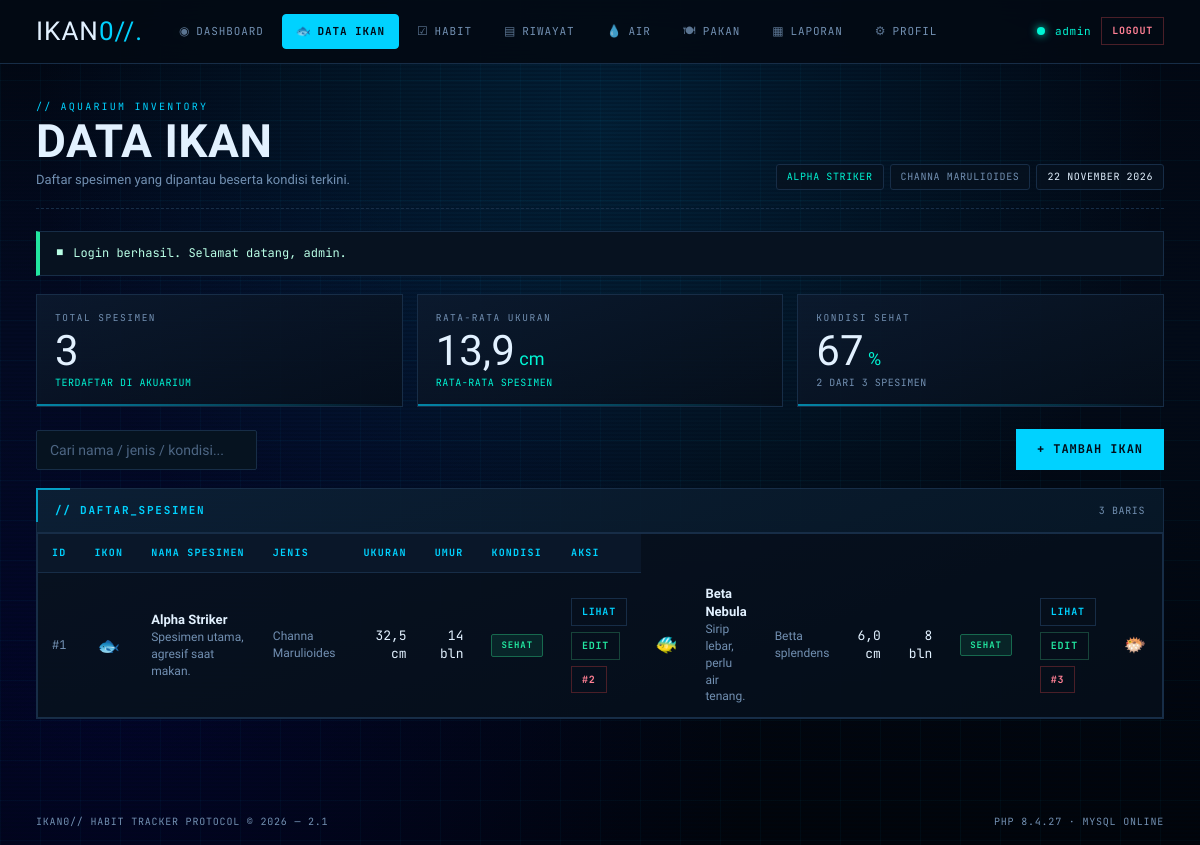
Screenshot of /ikan/index.php (signed in) with the database file from the repository.
### tables this page shows
CREATE TABLE IF NOT EXISTS `users` (
  `id`         INT AUTO_INCREMENT PRIMARY KEY,
  `username`   VARCHAR(50)  NOT NULL UNIQUE,
  `password`   VARCHAR(255) NOT NULL,
  `nama_ikan`  VARCHAR(60)  NOT NULL DEFAULT 'Ikan Cupang Alpha',
  `jenis_ikan` VARCHAR(60)  NOT NULL DEFAULT 'Betta splendens',
  `created_at` TIMESTAMP    DEFAULT CURRENT_TIMESTAMP
);

CREATE TABLE IF NOT EXISTS `fishes` (
  `id`         INT AUTO_INCREMENT PRIMARY KEY,
  `user_id`    INT NOT NULL,
  `nama`       VARCHAR(60)  NOT NULL,
  `jenis`      VARCHAR(60)  NOT NULL,
  `ukuran_cm`  DECIMAL(5,1) NOT NULL DEFAULT 0,
  `umur_bulan` INT          NOT NULL DEFAULT 0,
  `kondisi`    VARCHAR(20)  NOT NULL DEFAULT 'SEHAT',
  `catatan`    VARCHAR(300) DEFAULT NULL,
  `emblem`     VARCHAR(10)  NOT NULL DEFAULT '🐟',
  `created_at` TIMESTAMP DEFAULT CURRENT_TIMESTAMP,
  KEY `idx_fishes_user` (`user_id`),
  CONSTRAINT `fk_fishes_user`
    FOREIGN KEY (`user_id`) REFERENCES `users`(`id`) ON DELETE CASCADE
);

### includes/auth.php (called while the page is built, shortened)
<?php
require_once __DIR__ . '/koneksi.php';
function current_user(): ?array
{
    return [
        'id'         => (int)$_SESSION['user_id'],
        'username'   => $_SESSION['username']    ?? 'Admin',
        'nama_ikan'  => $_SESSION['nama_ikan']   ?? 'Ikan Tanpa Nama',
        'jenis_ikan' => $_SESSION['jenis_ikan']  ?? 'Spesies tidak diketahui',
    ];
}
function sinkron_user_database(): void
{
    $id  = (int)$_SESSION['user_id'];
    $row = db_row(
        "SELECT id, username, nama_ikan, jenis_ikan FROM users WHERE id = ? LIMIT 1",
        'i',
        [$id]
    );
}
sinkron_user_database();
$theme_mode = $_COOKIE['ikan_theme'] ?? 'abyss-dark';

### includes/koneksi.php (called while the page is built, shortened)
<?php
$conn             = @new mysqli(DB_HOST, DB_USER, DB_PASS, DB_NAME);
$db_connected     = true;
if ($conn->connect_error) {
    $db_connected     = false;
    $db_error_message = $conn->connect_error;
    error_log('[IKAN] Koneksi database gagal: ' . $conn->connect_error);
} else {
    $conn->set_charset('utf8mb4');
}
function db_tipe($nilai): string
{
    if (is_int($nilai) || is_bool($nilai)) {
        return 'i';
    }
    return 's';
}
function db_jalankan(string $sql, array $params = [])
{
    global $conn, $db_connected;
    $stmt = $conn->prepare($sql);
    $tipe = '';
    foreach ($params as $nilai) {
        $tipe .= db_tipe($nilai);
    }
    $stmt->bind_param($tipe, ...array_values($params));
    if (!$stmt->execute()) {
        error_log('[IKAN] Eksekusi gagal: ' . $stmt->error . ' | ' . $sql);
        return false;
    }
    if ($stmt->field_count > 0) {
        $hasil = $stmt->get_result();
        return $hasil;
    }
    return $stmt;
}
function db_all(string $sql, string $types = '', array $params = []): array
{
    $hasil = db_jalankan($sql, $params);
    $baris = [];
    while ($row = $hasil->fetch_assoc()) {
        $baris[] = $row;
    }
    return $baris;
}
function db_row(string $sql, string $types = '', array $params = []): ?array
{
    $hasil = db_jalankan($sql, $params);
    $row = $hasil->fetch_assoc();
    return $row ?: null;
}

### includes/functions.php (called while the page is built, shortened)
<?php
function e($teks): string
{
    return htmlspecialchars((string)$teks, ENT_QUOTES, 'UTF-8');
}
function take_flash(): ?array
{
    $flash = $_SESSION['flash'];
    return $flash;
}
function nama_bulan(int $bulan): string
{
    $bulan_indonesia = [
        1 => 'Januari', 'Februari', 'Maret', 'April', 'Mei', 'Juni',
        'Juli', 'Agustus', 'September', 'Oktober', 'November', 'Desember'
    ];
    return $bulan_indonesia[$bulan] ?? '';
}
function tanggal_indonesia(string $tanggal): string
{
    $ts = strtotime($tanggal);
    return date('j', $ts) . ' ' . nama_bulan((int)date('n', $ts)) . ' ' . date('Y', $ts);
}
function ambil_fishes(int $user_id): array
{
    return db_all(
        "SELECT id, nama, jenis, ukuran_cm, umur_bulan, kondisi, catatan, emblem
         FROM fishes WHERE user_id = ? ORDER BY id ASC",
        'i',
        [$user_id]
    );
}
function kelas_kondisi(string $kondisi): string
{
    return match (strtoupper($kondisi)) {
        'SEHAT'     => 'badge-ok',
        'PERHATIAN' => 'badge-warn',
        'SAKIT'     => 'badge-danger',
        default     => 'badge-muted',
    };
}

### ikan/index.php (the view, shortened to what this page needs)
<?php
require_once __DIR__ . '/../includes/auth.php';
require_once __DIR__ . '/../includes/functions.php';
$user   = current_user();
$fishes = ambil_fishes($user['id']);
$total_ikan   = count($fishes);
$total_ukuran = 0;
$jumlah_sehat = 0;
foreach ($fishes as $f) {
    $total_ukuran += (float)$f['ukuran_cm'];
    if (strtoupper($f['kondisi']) === 'SEHAT') {
        $jumlah_sehat++;
    }
}
$rata_ukuran = $total_ikan > 0 ? $total_ukuran / $total_ikan : 0;
$persen_sehat = $total_ikan > 0 ? (int)round($jumlah_sehat / $total_ikan * 100) : 0;
$page_title   = 'Data Ikan';
$page_eyebrow = 'AQUARIUM INVENTORY';
$page_desc    = 'Daftar spesimen yang dipantau beserta kondisi terkini.';
$active       = 'ikan';
include __DIR__ . '/../includes/header.php';
?>
<div class="stat-grid">
  <div class="stat-box">
    <div class="stat-label">Total Spesimen</div>
    <div class="stat-number"><?= $total_ikan ?></div>
    <div class="stat-note">TERDAFTAR DI AKUARIUM</div>
  </div>
  <div class="stat-box">
    <div class="stat-label">Rata-rata Ukuran</div>
    <div class="stat-number"><?= number_format($rata_ukuran, 1, ',', '.') ?><small> cm</small></div>
    <div class="stat-note">RATA-RATA SPESIMEN</div>
  </div>
  <div class="stat-box">
    <div class="stat-label">Kondisi Sehat</div>
    <div class="stat-number"><?= $persen_sehat ?><small> %</small></div>
    <div class="stat-note <?= $persen_sehat === 100 ? '' : 'dim' ?>">
      <?= $jumlah_sehat ?> DARI <?= $total_ikan ?> SPESIMEN
    </div>
  </div>
</div>
<div class="toolbar">
  <div class="toolbar-group">
    <input class="form-input" type="text" placeholder="Cari nama / jenis / kondisi..."
           style="max-width:300px;" data-table-filter="#tabelIkan">
  </div>
  <a class="btn-cyber" href="<?= BASE_URL ?>ikan/tambah.php">+ TAMBAH IKAN</a>
</div>
<div class="panel">
  <div class="panel-head">
    <h2 class="panel-title">// DAFTAR_SPESIMEN</h2>
    <span class="panel-sub"><?= $total_ikan ?> BARIS</span>
  </div>
  <div class="panel-body tight">
    <?php if ($total_ikan === 0) { ?>
      <div class="empty-panel" style="border:none;">
        <span class="empty-mark">⚠</span>
        <h3>Belum ada ikan terdaftar</h3>
        <p>Klik tombol TAMBAH IKAN untuk mendaftarkan spesimen pertama.</p>
      </div>
    <?php } else { ?>
      <div class="table-wrap">
        <table class="table-cyber" id="tabelIkan">
          <thead>
            <tr>
              <th width="50">ID</th>
              <th width="46">IKON</th>
              <th>Nama Spesimen</th>
              <th>Jenis</th>
              <th class="num">Ukuran</th>
              <th class="num">Umur</th>
              <th>Kondisi</th>
              <th width="240">Aksi</th>
            </tr>
          </thead>
          <tbody>
            <?php foreach ($fishes as $f) { ?>
              <tr>
                <td class="mono muted">#<?= (int)$f['id'] ?></td>
                <td class="center" style="font-size:18px;"><?= e($f['emblem'] ?: '🐟') ?></td>
                <td>
                  <b><?= e($f['nama']) ?></b>
                  <?php if (!empty($f['catatan'])) { ?>
                    <div class="muted"><?= e($f['catatan']) ?></div>
                  <?php } ?>
                </td>
                <td class="muted"><?= e($f['jenis']) ?></td>
                <td class="num"><?= number_format((float)$f['ukuran_cm'], 1, ',', '.') ?> cm</td>
                <td class="num"><?= (int)$f['umur_bulan'] ?> bln</td>
                <td>
                  <span class="badge <?= kelas_kondisi($f['kondisi']) ?>">
                    <?= e($f['kondisi']) ?>
                  </span>
                </td>
                <td>
                  <div class="aksi">
                    <a class="btn-mini" href="<?= BASE_URL ?>ikan/detail.php?id=<?= (int)$f['id'] ?>">LIHAT</a>
                    <a class="btn-mini ok" href="<?= BASE_URL ?>ikan/edit.php?id=<?= (int)$f['id'] ?>">EDIT</a>
                    <form method="post" action="<?= BASE_URL ?>ikan/hapus.php" style="display:inline;">
                      <button class="btn-mini danger" type="submit"
                              data-confirm="Hapus spesimen '<?= e($f['nama']) ?>' dari daftar?>
                        HAPUS
                      </button>
                    </form>
                  </div>
                </td>
              </tr>
            <?php } ?>
              <td colspan="4">TOTAL <?= $total_ikan ?> SPESIMEN</td>
            </tr>
        </table>
      </div>
    <?php } ?>
  </div>
</div>
<?php include __DIR__ . '/../includes/footer.php'; ?>

### includes/header.php (shortened to what this page needs)
<?php
require_once __DIR__ . '/auth.php';
require_once __DIR__ . '/functions.php';
$user         = current_user();
$page_title   = $page_title   ?? APP_NAME;
$active       = $active       ?? '';
$page_eyebrow = $page_eyebrow ?? 'IKAN// PROTOCOL';
$page_desc    = $page_desc    ?? '';
$flash        = take_flash();
$menu = [
    'dashboard' => ['label' => 'DASHBOARD',  'url' => 'index.php',        'icon' => '◉'],
    'ikan'      => ['label' => 'DATA IKAN',  'url' => 'ikan/index.php',   'icon' => '🐟'],
    'habit'     => ['label' => 'HABIT',      'url' => 'habit/index.php',  'icon' => '☑'],
    'log'       => ['label' => 'RIWAYAT',    'url' => 'log/index.php',    'icon' => '▤'],
    'air'       => ['label' => 'AIR',        'url' => 'air/index.php',    'icon' => '💧'],
    'pakan'     => ['label' => 'PAKAN',      'url' => 'pakan/index.php',  'icon' => '🍽'],
    'laporan'   => ['label' => 'LAPORAN',    'url' => 'laporan.php',      'icon' => '▦'],
    'profil'    => ['label' => 'PROFIL',     'url' => 'profil.php',       'icon' => '⚙'],
];
?>
<!DOCTYPE html>
<html lang="id">
<head>
  <link rel="stylesheet" href="<?= BASE_URL ?>assets/css/style.css">
  <link rel="stylesheet" href="<?= BASE_URL ?>assets/css/pages.css">
</head>
<body class="page-inner <?= $theme_mode === 'mint-cyan' ? 'theme-mint' : '' ?>">
  <div class="grid-bg"></div>
  <div class="scanlines"></div>
  <header class="shell-topbar">
    <div class="shell-wrap">
      <a class="shell-brand" href="<?= BASE_URL ?>index.php">
        IKAN<span class="accent">0//.</span>
      </a>
      <nav class="shell-nav">
        <?php foreach ($menu as $kunci => $item) { ?>
          <a href="<?= BASE_URL . $item['url'] ?>"
             class="shell-nav-link <?= $active === $kunci ? 'is-active' : '' ?>">
            <span class="nav-icon"><?= $item['icon'] ?></span>
            <?= $item['label'] ?>
          </a>
        <?php } ?>
      </nav>
      <div class="shell-user">
        <span class="db-dot <?= $db_connected ? 'on' : 'off' ?>"
              title="<?= $db_connected ? 'MySQL terhubung' : 'MySQL mati - mode demo' ?>"></span>
        <span class="user-name"><?= e($user['username']) ?></span>
        <a class="btn-mini danger" href="<?= BASE_URL ?>logout.php"
           onclick="return confirm('Keluar dari sistem?');">LOGOUT</a>
      </div>
    </div>
  </header>
  <main class="shell-wrap shell-main">
    <div class="page-head">
      <div>
        <span class="eyebrow">// <?= e($page_eyebrow) ?></span>
        <h1 class="page-title"><?= e($page_title) ?></h1>
        <?php if ($page_desc !== '') { ?>
          <p class="page-desc"><?= e($page_desc) ?></p>
        <?php } ?>
      </div>
      <div class="page-head-meta">
        <span class="meta-chip"><?= e($user['nama_ikan']) ?></span>
        <span class="meta-chip dim"><?= e($user['jenis_ikan']) ?></span>
        <span class="meta-chip mono"><?= tanggal_indonesia(date('Y-m-d')) ?></span>
      </div>
    </div>
    <?php if ($flash) { ?>
      <div class="flash flash-<?= e($flash['tipe']) ?>">
        <span class="flash-mark">■</span>
        <?= e($flash['pesan']) ?>
      </div>
    <?php } ?>

### assets/css/style.css (style rules this page uses)
:root { --bg-color: #030811; --bg-surface: #071220; --bg-surface-2: #0c1a2e; --border-color: #172d47; --brand-blue: #00d2ff; --brand-blue-hover: #38bdf8; --brand-blue-glow: rgba(0, 210, 255, 0.45); --brand-cyan: #00f5d4; --brand-lime: #52e5ff; --brand-yellow: #38bdf8; --text-main: #e2f1ff; --text-muted: #7290b2; --text-dark: #020b17; --font-display: 'Teko', sans-serif; --font-mono: 'JetBrains Mono', monospace; --font-body: 'Chakra Petch', sans-serif; }
*, *::before, *::after { box-sizing: border-box; margin: 0; padding: 0; }
body { background-color: var(--bg-color); background: radial-gradient(circle at 50% 15%, rgba(0, 119, 182, 0.22) 0%, transparent 60%), radial-gradient(circle at 10% 80%, rgba(3, 4, 94, 0.35) 0%, transparent 50%), linear-gradient(180deg, #020712 0%, #030b18 40%, #01040a 100%); background-attachment: fixed; color: var(--text-main); font-family: var(--font-body); min-height: 100vh; overflow-x: hidden; position: relative; line-height: 1.4; -webkit-font-smoothing: antialiased; }
.grid-bg { position: fixed; inset: 0; background-size: 40px 40px; background-image: linear-gradient(to right, rgba(0, 210, 255, 0.04) 1px, transparent 1px), linear-gradient(to bottom, rgba(0, 210, 255, 0.04) 1px, transparent 1px); pointer-events: none; z-index: 0; }
.scanlines { position: fixed; inset: 0; background: linear-gradient(rgba(0, 30, 60, 0) 50%, rgba(0, 10, 25, 0.35) 50%); background-size: 100% 4px; pointer-events: none; z-index: 1; opacity: 0.6; }

### rows the page displays
users: username "admin", nama_ikan "ALPHA STRIKER", jenis_ikan "CHANNA MARULIOIDES"
fishes: id "1", emblem "🐟", nama "Alpha Striker", catatan "Spesimen utama, agresif saat makan.", jenis "Channa Marulioides", ukuran_cm "32,5", umur_bulan "14", kondisi "SEHAT"
fishes: id "2", emblem "🐠", nama "Beta Nebula", catatan "Sirip lebar, perlu air tenang.", jenis "Betta splendens", ukuran_cm "6,0", umur_bulan "8", kondisi "SEHAT"
fishes: id "3", emblem "🐡"

### other values shown
$item['icon'] "◉"
$item['label'] "DASHBOARD"
$item['icon'] "🐟"
$item['label'] "DATA IKAN"
$item['icon'] "☑"
$item['label'] "HABIT"
$item['icon'] "▤"
$item['label'] "RIWAYAT"
$item['icon'] "💧"
$item['label'] "AIR"
$item['icon'] "🍽"
$item['label'] "PAKAN"
$item['icon'] "▦"
$item['label'] "LAPORAN"
$item['icon'] "⚙"
